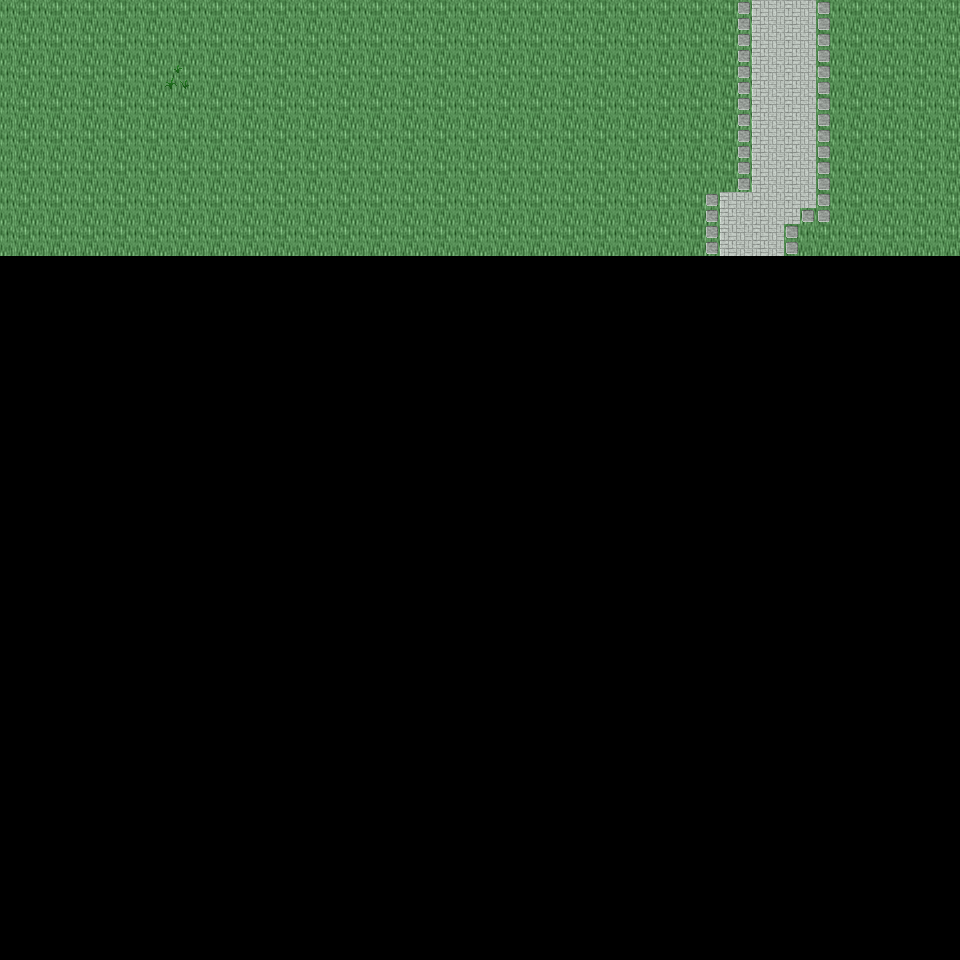

This is a level from a 2D game, rendered from its Tiled map with the project's own tilesets. A one-line summary and the map file follow, with tile-layer data summarised:
An orthogonal 30x30 tile map with 32x32 px tiles, 6 tile layers (Ground, Object, Object2, Above, ...), 25 tilesets and 3 objects (3x mapExit).

<map version="1.0" orientation="orthogonal" renderorder="right-down" width="30" height="30" tilewidth="32" tileheight="32" nextobjectid="4">
  <tileset firstgid="1" name="tileset_ground_ground" tilewidth="32" tileheight="32" tilecount="33" columns="3">
    <image source="../drawable/tileset_ground_ground.png" width="96" height="352" />
  </tileset>
  <tileset firstgid="34" name="tileset_ground_grass_edges" tilewidth="32" tileheight="32" tilecount="36" columns="12">
    <image source="../drawable/tileset_ground_grass_edges.png" width="384" height="96" />
  </tileset>
  <tileset firstgid="70" name="tileset_ground_ridge_earth_dark" tilewidth="32" tileheight="32" tilecount="96" columns="12">
    <image source="../drawable/tileset_ground_ridge_earth_dark.png" width="384" height="256" />
  </tileset>
  <tileset firstgid="166" name="tileset_plant_flower_daisy_white" tilewidth="32" tileheight="32" tilecount="8" columns="2">
    <image source="../drawable/tileset_plant_flower_daisy_white.png" width="64" height="128" />
  </tileset>
  <tileset firstgid="174" name="tileset_plant_grasses" tilewidth="32" tileheight="32" tilecount="6" columns="3">
    <image source="../drawable/tileset_plant_grasses.png" width="96" height="64" />
  </tileset>
  <tileset firstgid="180" name="tileset_ground_rock_pebbles" tilewidth="32" tileheight="32" tilecount="3" columns="1">
    <image source="../drawable/tileset_ground_rock_pebbles.png" width="32" height="96" />
  </tileset>
  <tileset firstgid="183" name="tileset_plant_flower_daisy_blue" tilewidth="32" tileheight="32" tilecount="8" columns="2">
    <image source="../drawable/tileset_plant_flower_daisy_blue.png" width="64" height="128" />
  </tileset>
  <tileset firstgid="191" name="tileset_ground_ladder_vertical_dark" tilewidth="32" tileheight="32" tilecount="3" columns="3">
    <image source="../drawable/tileset_ground_ladder_vertical_dark.png" width="96" height="32" />
  </tileset>
  <tileset firstgid="194" name="tileset_item_corpse_huge_animal" tilewidth="32" tileheight="32" tilecount="16" columns="2">
    <image source="../drawable/tileset_item_corpse_huge_animal.png" width="64" height="256" />
  </tileset>
  <tileset firstgid="210" name="tileset_ground_ladder_steps" tilewidth="32" tileheight="32" tilecount="6" columns="3">
    <image source="../drawable/tileset_ground_ladder_steps.png" width="96" height="64" />
  </tileset>
  <tileset firstgid="216" name="tileset_logic_creature_rodent" tilewidth="32" tileheight="32" tilecount="8" columns="8">
    <image source="../drawable/tileset_logic_creature_rodent.png" width="256" height="32" />
  </tileset>
  <tileset firstgid="224" name="tileset_logic_creature_animal" tilewidth="32" tileheight="32" tilecount="32" columns="8">
    <image source="../drawable/tileset_logic_creature_animal.png" width="256" height="128" />
  </tileset>
  <tileset firstgid="256" name="tileset_logic_portal" tilewidth="32" tileheight="32" tilecount="24" columns="8">
    <image source="../drawable/tileset_logic_portal.png" width="256" height="96" />
  </tileset>
  <tileset firstgid="280" name="tileset_logic_creature_orc" tilewidth="32" tileheight="32" tilecount="5" columns="5">
    <image source="../drawable/tileset_logic_creature_orc.png" width="192" height="32" />
  </tileset>
  <tileset firstgid="285" name="tileset_logic_collision" tilewidth="32" tileheight="32" tilecount="1" columns="1">
    <image source="../drawable/tileset_logic_collision.png" width="32" height="32" />
  </tileset>
  <tileset firstgid="286" name="tileset_ground_green_paving" tilewidth="32" tileheight="32" tilecount="18" columns="3">
    <image source="../drawable/tileset_ground_green_paving.png" width="96" height="192" />
  </tileset>
  <tileset firstgid="304" name="tileset_logic_protection" tilewidth="32" tileheight="32" tilecount="2" columns="2">
    <image source="../drawable/tileset_logic_protection.png" width="64" height="32" />
  </tileset>
  <tileset firstgid="306" name="tileset_ground_earth_edges" tilewidth="32" tileheight="32" tilecount="18" columns="6">
    <image source="../drawable/tileset_ground_earth_edges.png" width="192" height="96" />
  </tileset>
  <tileset firstgid="324" name="tileset_ground_grass_corners" tilewidth="32" tileheight="32" tilecount="24" columns="6">
    <image source="../drawable/tileset_ground_grass_corners.png" width="192" height="128" />
  </tileset>
  <tileset firstgid="348" name="tileset_plant_tree_tree_darkgreen" tilewidth="32" tileheight="32" tilecount="88" columns="8">
    <image source="../drawable/tileset_plant_tree_tree_darkgreen.png" width="256" height="352" />
  </tileset>
  <tileset firstgid="436" name="tileset_plant_tree_evergreen" tilewidth="32" tileheight="32" tilecount="36" columns="3">
    <image source="../drawable/tileset_plant_tree_evergreen.png" width="96" height="384" />
  </tileset>
  <tileset firstgid="472" name="tileset_building_decoration_rocks" tilewidth="32" tileheight="32" tilecount="6" columns="3">
    <image source="../drawable/tileset_building_decoration_rocks.png" width="96" height="64" />
  </tileset>
  <tileset firstgid="478" name="tileset_plant_bush_bushes" tilewidth="32" tileheight="32" tilecount="10" columns="5">
    <image source="../drawable/tileset_plant_bush_bushes.png" width="160" height="64" />
  </tileset>
  <tileset firstgid="488" name="tileset_plant_bush_various_small" tilewidth="32" tileheight="32" tilecount="9" columns="3">
    <image source="../drawable/tileset_plant_bush_various_small.png" width="96" height="96" />
  </tileset>
  <tileset firstgid="497" name="tileset_ground_dry_grass" tilewidth="32" tileheight="32" tilecount="54" columns="9">
    <image source="../drawable/tileset_ground_dry_grass.png" width="288" height="192" />
  </tileset>
  <layer name="Ground" width="30" height="30">
    <data>[900 cells, 240 non-empty, 2 distinct tile ids]</data>
  </layer>
  <layer name="Object" width="30" height="30">
    <data>[900 cells, 18 non-empty, 5 distinct tile ids]</data>
  </layer>
  <layer name="Object2" width="30" height="30">
    <data>[900 cells, 0 non-empty, 0 distinct tile ids]</data>
  </layer>
  <layer name="Above" width="30" height="30">
    <data>[900 cells, 0 non-empty, 0 distinct tile ids]</data>
  </layer>
  <layer name="Above2" width="30" height="30">
    <data>[900 cells, 0 non-empty, 0 distinct tile ids]</data>
  </layer>
  <layer name="Walkable" width="30" height="30">
    <data>[900 cells, 0 non-empty, 0 distinct tile ids]</data>
  </layer>
  <objectgroup name="MapEvents">
    <object id="1" name="north" type="mapExit" x="0" y="0" width="960" height="32">
      <properties>
        <property name="map" value="level_0_x171_y28" />
        <property name="x" value="0" />
        <property name="y" value="28" />
      </properties>
    </object>
    <object id="2" name="west" type="mapExit" x="0" y="0" width="32" height="960">
      <properties>
        <property name="map" value="level_0_x170_y29" />
        <property name="x" value="28" />
        <property name="y" value="0" />
      </properties>
    </object>
    <object id="3" name="east" type="mapExit" x="928" y="0" width="32" height="960">
      <properties>
        <property name="map" value="level_0_x172_y29" />
        <property name="x" value="1" />
        <property name="y" value="0" />
      </properties>
    </object>
  </objectgroup>
</map>
